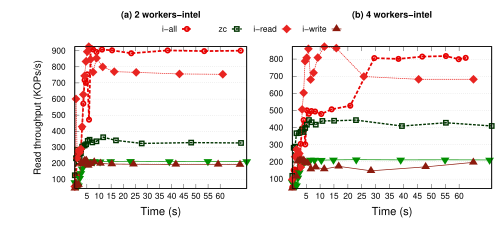

Here is the gnuplot script that generated this plot:
set term postscript color eps enhanced 22
set encoding utf8
load "styles.inc"
set output "lmbench_read_tput.eps"

f(x)=1000000

NX=2
NY=1
# Size of graphs
SX=0.85
SY=0.675

# Margins
MX=0.075
MY=0.075
# Space between graphs
IX=-0.4
IY=0
# Space for legends
LX=0.05
LY=0.01


NUM_WORKERS=1



set size 1.0,0.65

set lmargin MX+4
set rmargin MX+6

set tmargin MY+5.56
set bmargin MY+0.5

set multiplot

set ytics nomirror
set grid y

set origin MX+LX+0*(IX+SX)-0.05,MY+0*(IY+SY)+LY
set size 0.53,SY

set ytics("100" 100000, "200" 200000, "300" 300000, "400" 400000, "500" 500000, "600" 600000, "700" 700000, "800" 800000, "900" 900000, "1000" 1000000)
set ytics font ",12"

set xlabel "Time (s)" font ",16"
#set xtics("5" 5,"10" 10, "15" 15, "20" 20, "25" 25, "30" 30)
set xtics("5" 5,"10" 10, "15" 15, "20" 20, "25" 25, "30" 30, "35" 35, "40" 40, "45" 45, "50" 50, "55" 55, "60" 60)


set xtics offset 0,0.5,0
set xtics font ",12"
set xlabel offset 0,1,0

#set key box
#set key spacing 1.25 font ",10"
#set key invert reverse Left outside
#set key ins vert
#set key left top

set key maxrows 1 samplen 1.1 width -1 invert center at graph 1,1.125 font ",12"
#set key maxrows 1 samplen 1.1 width -2 invert reverse at graph 1.,1.08 font ",12"
#set key horizontal font "Helvetica, 20" width 1.8 at  2.1,1.08, graph 0.1 center maxrows 1
#------------------------------------------Plots-------------------------------------------------
set title "(a) 2 workers-intel" font "Helvetica-bold,13" offset 0,1


set ylabel "Read throughput (KOPs/s)" font ",14" offset 1.5,0


#set yrange [0:1000000]
plot\
	'data/dynamic/lmbench/intel-2threads/reader/intel_all.csv' using 1:2 title 'i-all' w lp ls 2006,\
	'data/dynamic/lmbench/intel-2threads/reader/zc.csv' using 1:2 title 'zc' w lp ls 2004, \
	'data/dynamic/lmbench/no_sl_reader.csv' using 1:2 notitle 'no_sl' w lp ls 2005, \
	'data/dynamic/lmbench/intel-2threads/reader/intel_read.csv' using 1:2 title 'i-read' w lp ls 2001,\
	'data/dynamic/lmbench/intel-2threads/reader/intel_write.csv' using 1:2 title 'i-write' w lp ls 2002,\
		


unset ylabel
set lmargin MX+1

set origin MX+LX+1*(IX+SX)-0.01,MY+0*(IY+SY)+LY
set title "(b) 4 workers-intel" font "Helvetica-bold,13" offset 0,1


set xlabel "Time (s)" font ",16"
set xtics("5" 5,"10" 10, "15" 15, "20" 20, "25" 25, "30" 30, "35" 35, "40" 40, "45" 45, "50" 50, "55" 55, "60" 60)
#set xtics("5" 5,"10" 10, "15" 15, "20" 20, "25" 25, "30" 30)
set xtics font ",12"

set datafile separator ","
unset key

#set yrange [0:1000000]
plot\
	'data/dynamic/lmbench/intel-4threads/reader/intel_all.csv' using 1:2 title 'i-all' w lp ls 2006,\
	'data/dynamic/lmbench/intel-4threads/reader/zc.csv' using 1:2 title 'zc' w lp ls 2004, \
	'data/dynamic/lmbench/no_sl_reader.csv' using 1:2 notitle 'no_sl' w lp ls 2005, \
	'data/dynamic/lmbench/intel-4threads/reader/intel_read.csv' using 1:2 title 'i-read' w lp ls 2001,\
	'data/dynamic/lmbench/intel-4threads/reader/intel_write.csv' using 1:2 title 'i-write' w lp ls 2002,\
		

!epstopdf "lmbench_read_tput.eps"
!rm "lmbench_read_tput.eps"
quit
